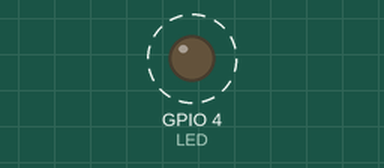
This program was run on a simulated Raspberry Pi (BCM pin numbers). Parts: output pins drawn as LEDs (lit = HIGH). Dashed ring = blinking. What the program prints to the terminal is not drawn. At 4.0 s the program stops and its outputs stay as they are.

Above: at 0.15 s.
Timing chart, 0 to 3.0 s (numbered marks = the images above):
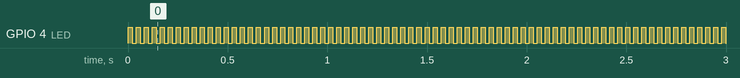

The program:

led_blink.py
```python
import RPi.GPIO as GPIO
import time

LED = 4
GPIO.setmode(GPIO.BCM)      # GPIO.BCM or GPIO.BOARD
GPIO.setup(LED, GPIO.OUT)   # GPIO.OUT or GPIO.IN

for i in range(100):
    GPIO.output(LED, GPIO.HIGH) #1
    print("led on")
    time.sleep(0.02)
    GPIO.output(LED, GPIO.LOW)  #0
    print("led off")
    time.sleep(0.02)

GPIO.cleanup()              # GPIO 핀상태 초기화
```

Measured:
- by itself, GPIO 4 (LED): alternates HIGH for 0.02 s and LOW for 0.02 s, 200 changes in all, then stays LOW
